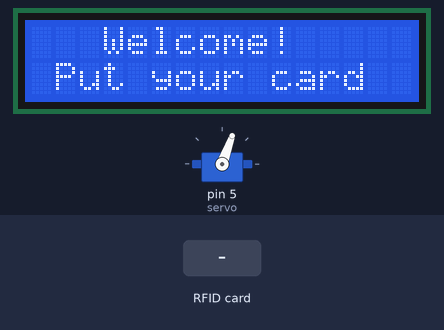
Bench run of a sketch on a simulated Arduino Uno, built with avr-gcc and run on an emulated ATmega328P. Shown: 16×2 character LCD, servo. Inputs (shaded band) come from the test bench.

Above: at 1.3 s.
1.4 s: RFID card A3 FE 4C 16 held to the reader
At 3.3 s:
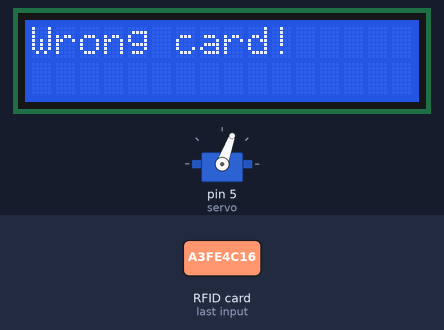
4.2 s: RFID card 5E 7A 19 C4 held to the reader
At 5.39 s:
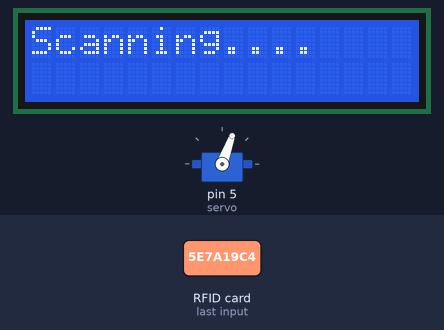
Timing chart, 0 to 7.2 s (numbered marks = the images above; inputs shaded):
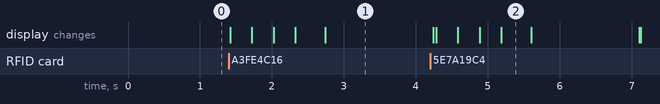

Measured:
- after the input at 1.4 s, the display: first changes at once (image 1 shows a later state)
- after the input at 4.2 s, the display: first differs from a run without the input after 0.08 s (image 2 shows a later state)
- what the display in image 2 shows lasts 0.4 s, from 5.2 s to 5.6 s

The sketch:

2-Step-Check.ino
```cpp
#include <Servo.h>
#include <LiquidCrystal_I2C.h>
#include <SPI.h>
#include <MFRC522.h>

#define SS_PIN 10
#define RST_PIN 9
#define BLOCK_NUMBER 4 // The block number where you wrote the unique number
String UID = "A3 FE 4C 16"; // RFID card
int uniqueNumber = 4755; // Unique number for the card
byte lock = 0;

Servo servo;
LiquidCrystal_I2C lcd(0x27, 16, 2);
MFRC522 rfid(SS_PIN, RST_PIN);

void setup() {
  Serial.begin(9600);
  servo.write(70);
  lcd.init();
  lcd.backlight();
  servo.attach(5);
  SPI.begin();
  rfid.PCD_Init();
}

void loop() {
  //Nicher line kheyal rakba
  //lcd.clear();
  lcd.setCursor(0, 0);
  lcd.print("   Welcome!");
  lcd.setCursor(1, 1);
  lcd.print("Put your card");

  if ( ! rfid.PICC_IsNewCardPresent())
  {
    rfid.PICC_HaltA();
    rfid.PCD_StopCrypto1();
    return;
  }
  if ( ! rfid.PICC_ReadCardSerial())
  {
    rfid.PICC_HaltA();
    rfid.PCD_StopCrypto1();
    return;
  }

  lcd.clear();
  lcd.setCursor(0, 0);
  lcd.print("Scanning");
  //Serial.print("NUID tag is :");
  String ID = "";
  for (byte i = 0; i < rfid.uid.size; i++) {
    lcd.print(".");
    ID.concat(String(rfid.uid.uidByte[i] < 0x10 ? " 0" : " "));
    ID.concat(String(rfid.uid.uidByte[i], HEX));
    delay(300);
  }
  delay(100); //This line for testing
  ID.toUpperCase();

  // Define the key
  MFRC522::MIFARE_Key key;
  for (byte i = 0; i < 6; i++) {
    key.keyByte[i] = 0xFF; // Default key
  }

  // Authenticate the block
  MFRC522::StatusCode status = rfid.PCD_Authenticate(MFRC522::PICC_CMD_MF_AUTH_KEY_A, BLOCK_NUMBER, &key, &(rfid.uid));
  if (status != MFRC522::STATUS_OK) {
    Serial.print("PCD_Authenticate() failed: ");
    Serial.println(rfid.GetStatusCodeName(status));
    return;
  }

  // Read the data from the card
  byte buffer[18]; // Buffer to store the data
  byte size = sizeof(buffer);
  status = rfid.MIFARE_Read(BLOCK_NUMBER, buffer, &size);
  if (status != MFRC522::STATUS_OK) {
    Serial.print("MIFARE_Read() failed: ");
    Serial.println(rfid.GetStatusCodeName(status));
    return;
  }

  // Convert the first 4 bytes of the buffer to an integer
  int readUniqueNumber = (buffer[0] << 24) | (buffer[1] << 16) | (buffer[2] << 8) | buffer[3];

  // Check both the UID and the unique number
  if (ID.substring(1) == UID && readUniqueNumber == uniqueNumber && lock == 0 ) {
    servo.write(10);
    lcd.clear();
    lcd.setCursor(0, 0);
    lcd.print("Door is open");
    delay(1500); //default: 1500
    lcd.clear();
    lock = 1;
  } else if (ID.substring(1) == UID && readUniqueNumber == uniqueNumber && lock == 1 ) {
    servo.write(160);
    lcd.clear();
    lcd.setCursor(0, 0);
    lcd.print("Door is locked");
    delay(1500); //default: 1500
    lcd.clear();
    lock = 0;
  } else {
    lcd.clear();
    lcd.setCursor(0, 0);
    lcd.print("Wrong card!");
    delay(1500); //default: 1500
    lcd.clear();
  }

  rfid.PICC_HaltA();
  rfid.PCD_StopCrypto1();
}
```
